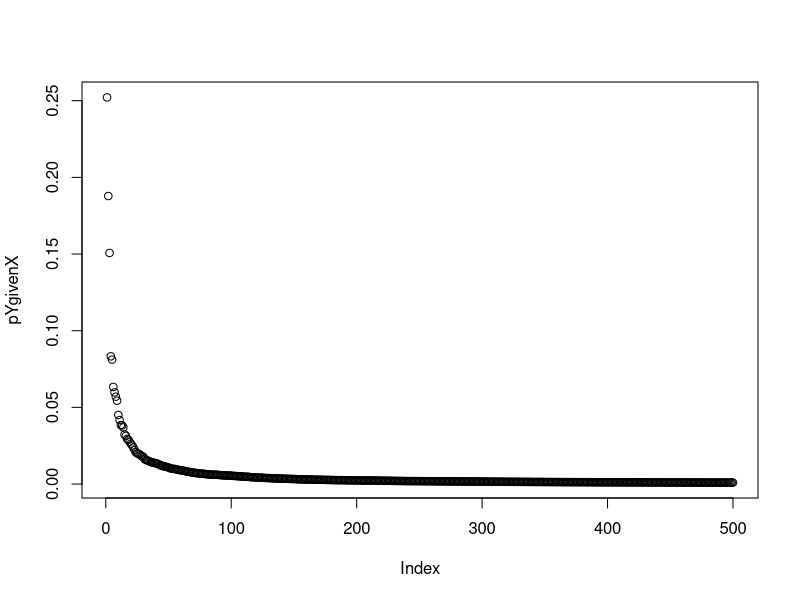

Generate this figure with R:
## ---- chunk 1
set.seed(201511)
Gibbsfunc<-function(B, sample){
  
  pXgivenY<-numeric(sample)
  pYgivenX<-numeric(sample)
  ini=B/2
  #This is our 'random' initial vector(Clearly, B/2 and B/3 are smaller than B>0)
  for(i in 1:sample){
    xval<-qexp(runif(1)) #Using inverse transform, we obtained an x-sample value.
    if(i==1) {
      pXgivenY[i]<-(ini)*exp(-(ini)*xval)
    }
    else {
      pXgivenY[i]<-(pYgivenX[i-1])*exp(-(pYgivenX[i-1])*xval)
    }
    yval<-qexp(runif(1)) #Using inverse transform, we obtained an x-sample value.
    pYgivenX[i]<-(pXgivenY[i])*exp(-(pXgivenY[i])*yval)
    
  }
  plot(pYgivenX)
  
  
}
Gibbsfunc(5,500)





